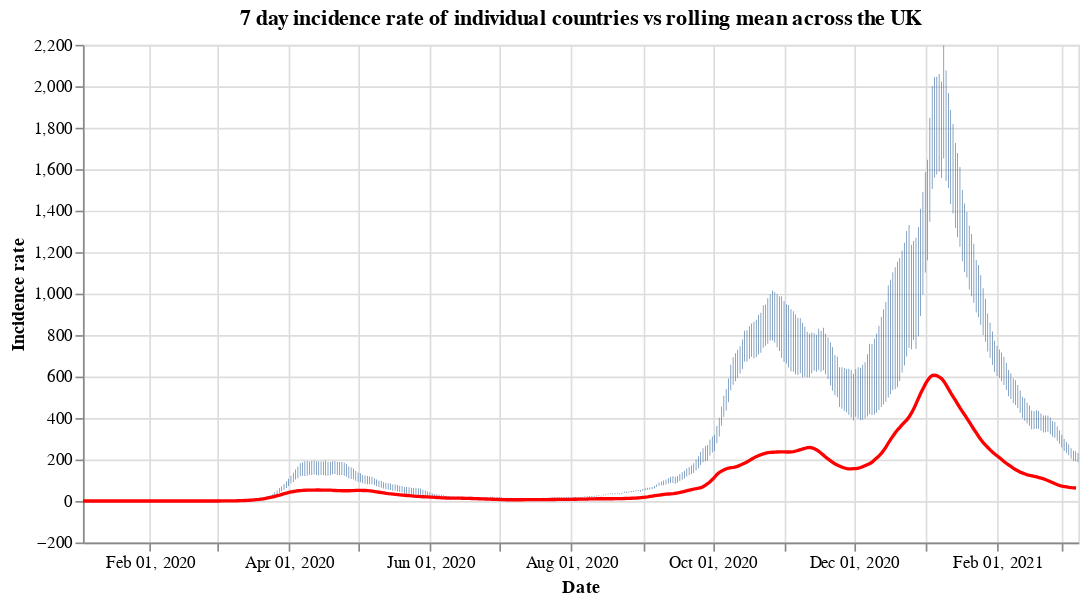

Notebook cell for this chart:
### Code cell
#collapse
countries = uk_cases['areaName'].unique()
countries.sort()

selection = alt.selection_single(
    name='Select',
    fields=['areaName'],
    init={'areaName': 'Wales'},
    bind={'areaName': alt.binding_select(options=countries)}
)

# scatter plot, modify opacity based on selection
bars = alt.Chart(uk_cases).mark_bar().add_selection(
    selection
).encode(
    x=alt.X("yearmonthdate(date):T", axis=alt.Axis(title='Date')),
    y=alt.Y("weeklyCasesRate:Q", axis=alt.Axis(title='Incidence rate')),
    tooltip='weeklyCasesRate:Q',
    opacity=alt.condition(selection, alt.value(1), alt.value(0))
).properties(title=f'7 day incidence rate of individual countries vs rolling mean across the UK', width=600)

line = alt.Chart(overview_cases).mark_line(
    color='red',
    size=2,
).transform_window(
    rolling_mean='mean(weeklyCasesRate)',
    frame=[0, 7]
).encode(
    x='yearmonthdate(date):T',
    y='rolling_mean:Q'
)

alt.layer(bars, line)

### Figure 1 — Vega-Lite specification as saved in the notebook (floating-point values rounded to 4 significant figures; data arrays with more than 128 entries replaced by an {"elided": "..."} marker saying what was removed)
{"config": {"view": {"continuousWidth": 400, "continuousHeight": 300}}, "layer": [{"data": {"name": "data-a8cce417cb07200d8fe8e13a7380f33b"}, "mark": "bar", "encoding": {"opacity": {"condition": {"value": 1, "selection": "Select"}, "value": 0}, "tooltip": {"type": "quantitative", "field": "weeklyCasesRate"}, "x": {"type": "temporal", "axis": {"title": "Date"}, "field": "date", "timeUnit": "yearmonthdate"}, "y": {"type": "quantitative", "axis": {"title": "Incidence rate"}, "field": "weeklyCasesRate"}}, "selection": {"Select": {"type": "single", "fields": ["areaName"], "init": {"areaName": "Wales"}, "bind": {"areaName": {"input": "select", "options": ["England", "Northern Ireland", "Scotland", "Wales"]}}}}, "title": "7 day incidence rate of individual countries vs rolling mean across the UK", "width": 600}, {"data": {"name": "data-ae645b46510a61c7af9bf638a5996824"}, "mark": {"type": "line", "color": "red", "size": 2}, "encoding": {"x": {"type": "temporal", "field": "date", "timeUnit": "yearmonthdate"}, "y": {"type": "quantitative", "field": "rolling_mean"}}, "transform": [{"window": [{"op": "mean", "field": "weeklyCasesRate", "as": "rolling_mean"}], "frame": [0, 7]}]}], "$schema": "https://vega.github.io/schema/vega-lite/v4.8.1.json", "datasets": {"data-a8cce417cb07200d8fe8e13a7380f33b": {"elided": "1720 records"}, "data-ae645b46510a61c7af9bf638a5996824": {"elided": "430 records"}}}
